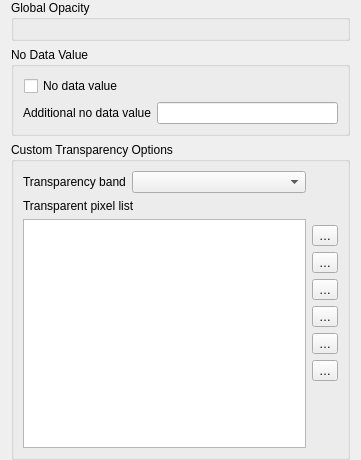
             <widget class="QWidget" name="scrollAreaWidgetContents_2">
              <property name="geometry">
               <rect>
                <x>0</x>
                <y>0</y>
                <width>361</width>
                <height>460</height>
               </rect>
              </property>
              <layout class="QVBoxLayout" name="verticalLayout_5">
               <property name="topMargin">
                <number>0</number>
               </property>
               <property name="bottomMargin">
                <number>0</number>
               </property>
               <item>
                <widget class="QgsCollapsibleGroupBox" name="gboxNoDataValue_2">
                 <property name="title">
                  <string>Global Opacity</string>
                 </property>
                 <property name="syncGroup" stdset="0">
                  <string notr="true">rastertransp</string>
                 </property>
                 <layout class="QGridLayout" name="gridLayout_13">
                  <item row="0" column="0">
                   <widget class="QgsOpacityWidget" name="mOpacityWidget" native="true">
                    <property name="focusPolicy">
                     <enum>Qt::StrongFocus</enum>
                    </property>
                   </widget>
                  </item>
                 </layout>
                </widget>
               </item>
               <item>
                <widget class="QgsCollapsibleGroupBox" name="gboxNoDataValue">
                 <property name="title">
                  <string>No Data Value</string>
                 </property>
                 <property name="syncGroup" stdset="0">
                  <string notr="true">rastertransp</string>
                 </property>
                 <layout class="QGridLayout" name="gridLayout_11">
                  <item row="0" column="0">
                   <layout class="QHBoxLayout" name="horizontalLayout_5">
                    <property name="leftMargin">
                     <number>1</number>
                    </property>
                    <item>
                     <widget class="QCheckBox" name="mSrcNoDataValueCheckBox">
                      <property name="toolTip">
                       <string>Use original source no data value.</string>
                      </property>
                      <property name="text">
                       <string>No data value</string>
                      </property>
                     </widget>
                    </item>
                    <item>
                     <widget class="QLabel" name="lblSrcNoDataValue">
                      <property name="sizePolicy">
                       <sizepolicy hsizetype="Expanding" vsizetype="Preferred">
                        <horstretch>0</horstretch>
                        <verstretch>0</verstretch>
                       </sizepolicy>
                      </property>
                      <property name="toolTip">
                       <string>Original data source no data value, if exists.</string>
                      </property>
                      <property name="text">
                       <string>&lt;src no data value&gt;</string>
                      </property>
                     </widget>
                    </item>
                   </layout>
                  </item>
                  <item row="1" column="0">
                   <layout class="QHBoxLayout" name="horizontalLayout_6">
                    <item>
                     <widget class="QLabel" name="lblUserNoDataValueLabel">
                      <property name="toolTip">
                       <string>Additional user defined no data value.</string>
                      </property>
                      <property name="text">
                       <string>Additional no data value</string>
                      </property>
                     </widget>
                    </item>
                    <item>
                     <widget class="QLineEdit" name="leNoDataValue">
                      <property name="toolTip">
                       <string>Additional user defined no data value.</string>
                      </property>
                     </widget>
                    </item>
                   </layout>
                  </item>
                 </layout>
                </widget>
               </item>
               <item>
                <widget class="QgsCollapsibleGroupBox" name="gboxCustomTransparency">
                 <property name="sizePolicy">
                  <sizepolicy hsizetype="Preferred" vsizetype="Preferred">
                   <horstretch>0</horstretch>
                   <verstretch>5</verstretch>
                  </sizepolicy>
                 </property>
                 <property name="title">
                  <string>Custom Transparency Options</string>
                 </property>
                 <property name="syncGroup" stdset="0">
                  <string notr="true">rastertransp</string>
                 </property>
                 <layout class="QGridLayout" name="gridLayout_3">
                  <item row="2" column="0">
                   <widget class="QTableWidget" name="tableTransparency">
                    <property name="verticalScrollBarPolicy">
                     <enum>Qt::ScrollBarAsNeeded</enum>
                    </property>
                    <property name="alternatingRowColors">
                     <bool>true</bool>
                    </property>
                    <property name="selectionMode">
                     <enum>QAbstractItemView::SingleSelection</enum>
                    </property>
                    <property name="selectionBehavior">
                     <enum>QAbstractItemView::SelectRows</enum>
                    </property>
                    <property name="showGrid">
                     <bool>false</bool>
                    </property>
                    <property name="rowCount">
                     <number>0</number>
                    </property>
                    <property name="columnCount">
                     <number>0</number>
                    </property>
                    <attribute name="horizontalHeaderStretchLastSection">
                     <bool>true</bool>
                    </attribute>
                   </widget>
                  </item>
                  <item row="0" column="0">
                   <layout class="QHBoxLayout" name="horizontalLayout_7">
                    <item>
                     <widget class="QLabel" name="lblTransparent">
                      <property name="sizePolicy">
                       <sizepolicy hsizetype="Maximum" vsizetype="Preferred">
                        <horstretch>0</horstretch>
                        <verstretch>0</verstretch>
                       </sizepolicy>
                      </property>
                      <property name="text">
                       <string>Transparency band</string>
                      </property>
                     </widget>
                    </item>
                    <item>
                     <widget class="QgsRasterBandComboBox" name="cboxTransparencyBand">
                      <property name="enabled">
                       <bool>true</bool>
                      </property>
                      <property name="sizePolicy">
                       <sizepolicy hsizetype="Minimum" vsizetype="Fixed">
                        <horstretch>0</horstretch>
                        <verstretch>0</verstretch>
                       </sizepolicy>
                      </property>
                      <property name="minimumSize">
                       <size>
                        <width>150</width>
                        <height>0</height>
                       </size>
                      </property>
                     </widget>
                    </item>
                   </layout>
                  </item>
                  <item row="2" column="1">
                   <layout class="QVBoxLayout" name="_2">
                    <property name="leftMargin">
                     <number>0</number>
                    </property>
                    <property name="topMargin">
                     <number>6</number>
                    </property>
                    <property name="rightMargin">
                     <number>0</number>
                    </property>
                    <property name="bottomMargin">
                     <number>6</number>
                    </property>
                    <item>
                     <widget class="QToolButton" name="pbnAddValuesManually">
                      <property name="toolTip">
                       <string>Add values manually</string>
                      </property>
                      <property name="text">
                       <string>…</string>
                      </property>
                      <property name="icon">
                       <iconset resource="../../images/images.qrc">
                        <normaloff>:/images/themes/default/symbologyAdd.svg</normaloff>:/images/themes/default/symbologyAdd.svg</iconset>
                      </property>
                     </widget>
                    </item>
                    <item>
                     <widget class="QToolButton" name="pbnAddValuesFromDisplay">
                      <property name="enabled">
                       <bool>true</bool>
                      </property>
                      <property name="toolTip">
                       <string>Add values from display</string>
                      </property>
                      <property name="text">
                       <string>…</string>
                      </property>
                      <property name="icon">
                       <iconset resource="../../images/images.qrc">
                        <normaloff>:/images/themes/default/mActionContextHelp.png</normaloff>:/images/themes/default/mActionContextHelp.png</iconset>
                      </property>
                     </widget>
                    </item>
                    <item>
                     <widget class="QToolButton" name="pbnRemoveSelectedRow">
                      <property name="toolTip">
                       <string>Remove selected row</string>
                      </property>
                      <property name="text">
                       <string>…</string>
                      </property>
                      <property name="icon">
                       <iconset resource="../../images/images.qrc">
                        <normaloff>:/images/themes/default/symbologyRemove.svg</normaloff>:/images/themes/default/symbologyRemove.svg</iconset>
                      </property>
                     </widget>
                    </item>
                    <item>
                     <widget class="QToolButton" name="pbnDefaultValues">
                      <property name="toolTip">
                       <string>Default values</string>
                      </property>
                      <property name="text">
                       <string>…</string>
                      </property>
                      <property name="icon">
                       <iconset resource="../../images/images.qrc">
                        <normaloff>:/images/themes/default/mActionOpenTable.svg</normaloff>:/images/themes/default/mActionOpenTable.svg</iconset>
                      </property>
                     </widget>
                    </item>
                    <item>
                     <widget class="QToolButton" name="pbnImportTransparentPixelValues">
                      <property name="toolTip">
                       <string>Import from file</string>
                      </property>
                      <property name="text">
                       <string>…</string>
                      </property>
                      <property name="icon">
                       <iconset resource="../../images/images.qrc">
                        <normaloff>:/images/themes/default/mActionFileOpen.svg</normaloff>:/images/themes/default/mActionFileOpen.svg</iconset>
                      </property>
                     </widget>
                    </item>
                    <item>
                     <widget class="QToolButton" name="pbnExportTransparentPixelValues">
                      <property name="toolTip">
                       <string>Export to file</string>
                      </property>
                      <property name="text">
                       <string>…</string>
                      </property>
                      <property name="icon">
                       <iconset resource="../../images/images.qrc">
                        <normaloff>:/images/themes/default/mActionFileSave.svg</normaloff>:/images/themes/default/mActionFileSave.svg</iconset>
                      </property>
                     </widget>
                    </item>
                    <item>
                     <spacer name="verticalSpacer_2">
                      <property name="orientation">
                       <enum>Qt::Vertical</enum>
                      </property>
                      <property name="sizeHint" stdset="0">
                       <size>
                        <width>20</width>
                        <height>40</height>
                       </size>
                      </property>
                     </spacer>
                    </item>
                   </layout>
                  </item>
                  <item row="1" column="0">
                   <widget class="QLabel" name="label_6">
                    <property name="text">
                     <string>Transparent pixel list</string>
                    </property>
                   </widget>
                  </item>
                 </layout>
                </widget>
               </item>
               <item>
                <spacer name="verticalSpacer_5">
                 <property name="orientation">
                  <enum>Qt::Vertical</enum>
                 </property>
                 <property name="sizeHint" stdset="0">
                  <size>
                   <width>20</width>
                   <height>0</height>
                  </size>
                 </property>
                </spacer>
               </item>
              </layout>
             </widget>
